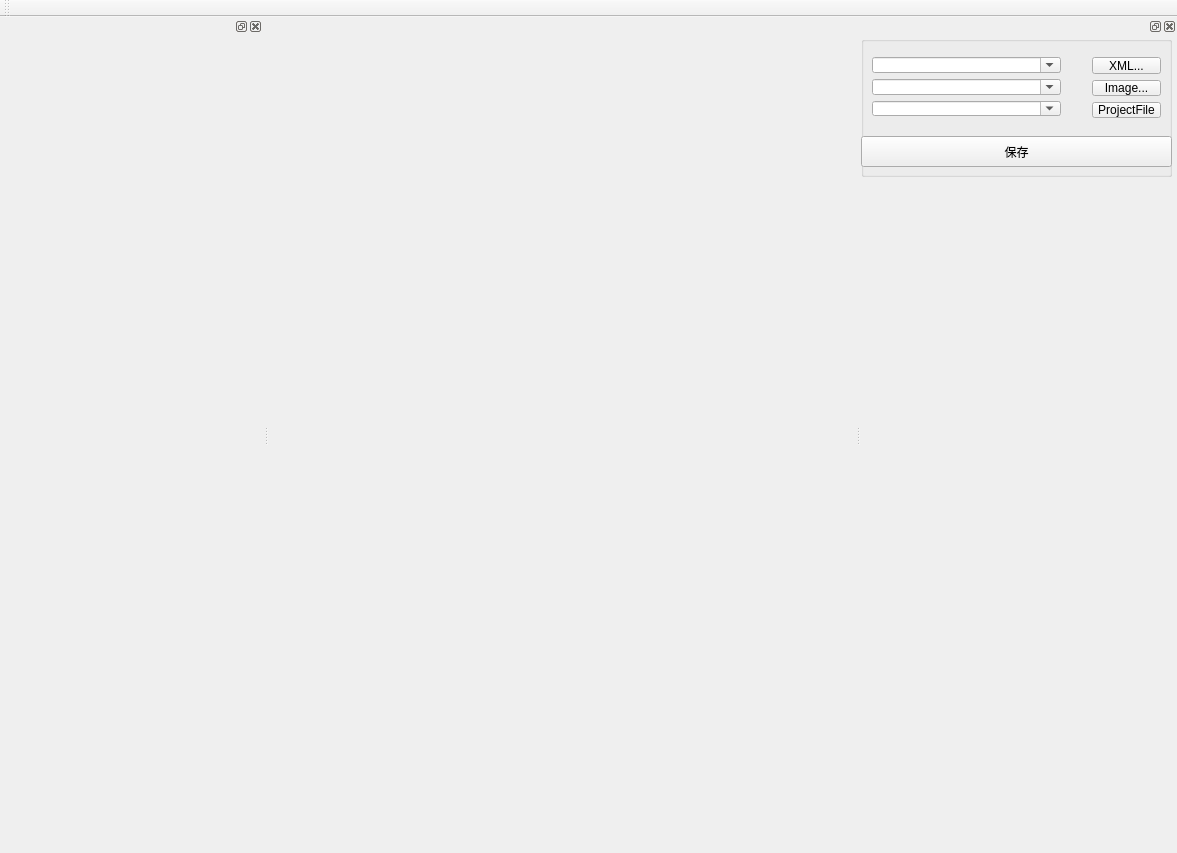
<?xml version="1.0" encoding="UTF-8"?>
<ui version="4.0">
 <class>ImagePackerClass</class>
 <widget class="QMainWindow" name="ImagePackerClass">
  <property name="geometry">
   <rect>
    <x>0</x>
    <y>0</y>
    <width>1177</width>
    <height>853</height>
   </rect>
  </property>
  <property name="acceptDrops">
   <bool>true</bool>
  </property>
  <property name="windowTitle">
   <string>ImagePacker</string>
  </property>
  <widget class="QWidget" name="centralWidget">
   <layout class="QVBoxLayout" name="verticalLayout_4">
    <item>
     <layout class="QHBoxLayout" name="horizontalLayout_Scene">
      <property name="spacing">
       <number>1</number>
      </property>
     </layout>
    </item>
   </layout>
  </widget>
  <widget class="QMenuBar" name="menuBar">
   <property name="geometry">
    <rect>
     <x>0</x>
     <y>0</y>
     <width>1177</width>
     <height>23</height>
    </rect>
   </property>
  </widget>
  <widget class="QToolBar" name="mainToolBar">
   <attribute name="toolBarArea">
    <enum>TopToolBarArea</enum>
   </attribute>
   <attribute name="toolBarBreak">
    <bool>false</bool>
   </attribute>
  </widget>
  <widget class="QDockWidget" name="dockWidget">
   <property name="sizePolicy">
    <sizepolicy hsizetype="Expanding" vsizetype="Expanding">
     <horstretch>0</horstretch>
     <verstretch>0</verstretch>
    </sizepolicy>
   </property>
   <property name="minimumSize">
    <size>
     <width>263</width>
     <height>721</height>
    </size>
   </property>
   <property name="allowedAreas">
    <set>Qt::AllDockWidgetAreas</set>
   </property>
   <attribute name="dockWidgetArea">
    <number>1</number>
   </attribute>
   <widget class="QWidget" name="dockWidgetContents">
    <layout class="QVBoxLayout" name="verticalLayout">
     <property name="spacing">
      <number>2</number>
     </property>
     <property name="leftMargin">
      <number>2</number>
     </property>
     <property name="topMargin">
      <number>2</number>
     </property>
     <property name="rightMargin">
      <number>2</number>
     </property>
     <property name="bottomMargin">
      <number>2</number>
     </property>
     <item>
      <layout class="QHBoxLayout" name="horizontalLayout">
       <property name="spacing">
        <number>2</number>
       </property>
      </layout>
     </item>
    </layout>
   </widget>
  </widget>
  <widget class="QDockWidget" name="dockWidget_2">
   <property name="minimumSize">
    <size>
     <width>316</width>
     <height>818</height>
    </size>
   </property>
   <property name="allowedAreas">
    <set>Qt::LeftDockWidgetArea|Qt::RightDockWidgetArea</set>
   </property>
   <attribute name="dockWidgetArea">
    <number>2</number>
   </attribute>
   <widget class="QWidget" name="dockWidgetContents_2">
    <widget class="QGroupBox" name="groupBox">
     <property name="geometry">
      <rect>
       <x>0</x>
       <y>0</y>
       <width>311</width>
       <height>141</height>
      </rect>
     </property>
     <property name="title">
      <string/>
     </property>
     <widget class="QPushButton" name="pushButton_Save">
      <property name="geometry">
       <rect>
        <x>0</x>
        <y>100</y>
        <width>311</width>
        <height>31</height>
       </rect>
      </property>
      <property name="text">
       <string>保存</string>
      </property>
     </widget>
     <widget class="QWidget" name="verticalLayoutWidget_2">
      <property name="geometry">
       <rect>
        <x>220</x>
        <y>10</y>
        <width>91</width>
        <height>83</height>
       </rect>
      </property>
      <layout class="QVBoxLayout" name="verticalLayout_3">
       <item>
        <widget class="QPushButton" name="pushButton_2">
         <property name="text">
          <string>XML...</string>
         </property>
        </widget>
       </item>
       <item>
        <widget class="QPushButton" name="pushButton_3">
         <property name="text">
          <string>Image...</string>
         </property>
        </widget>
       </item>
       <item>
        <widget class="QPushButton" name="pushButton_4">
         <property name="text">
          <string>ProjectFile</string>
         </property>
        </widget>
       </item>
      </layout>
     </widget>
     <widget class="QWidget" name="verticalLayoutWidget">
      <property name="geometry">
       <rect>
        <x>0</x>
        <y>10</y>
        <width>211</width>
        <height>81</height>
       </rect>
      </property>
      <layout class="QVBoxLayout" name="verticalLayout_2">
       <item>
        <widget class="QComboBox" name="comboBox_Config">
         <property name="editable">
          <bool>true</bool>
         </property>
        </widget>
       </item>
       <item>
        <widget class="QComboBox" name="comboBox_Image">
         <property name="editable">
          <bool>true</bool>
         </property>
        </widget>
       </item>
       <item>
        <widget class="QComboBox" name="comboBox_ProjectFile">
         <property name="editable">
          <bool>true</bool>
         </property>
        </widget>
       </item>
      </layout>
     </widget>
    </widget>
   </widget>
  </widget>
 </widget>
 <layoutdefault spacing="6" margin="11"/>
 <resources>
  <include location="imagepacker.qrc"/>
 </resources>
 <connections/>
</ui>
